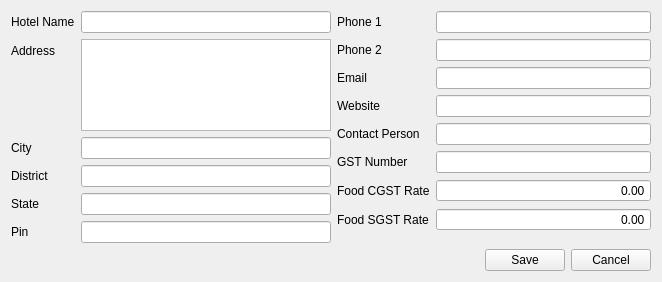
<?xml version="1.0" encoding="UTF-8"?>
<ui version="4.0">
 <class>HotelInfo</class>
 <widget class="QWidget" name="HotelInfo">
  <property name="geometry">
   <rect>
    <x>0</x>
    <y>0</y>
    <width>662</width>
    <height>282</height>
   </rect>
  </property>
  <property name="windowTitle">
   <string>Hotel Information</string>
  </property>
  <layout class="QVBoxLayout" name="verticalLayout">
   <item>
    <layout class="QHBoxLayout" name="horizontalLayout">
     <item>
      <layout class="QFormLayout" name="formLayout">
       <item row="0" column="0">
        <widget class="QLabel" name="label">
         <property name="text">
          <string>Hotel Name</string>
         </property>
        </widget>
       </item>
       <item row="0" column="1">
        <widget class="QLineEdit" name="hotelName">
         <property name="minimumSize">
          <size>
           <width>150</width>
           <height>0</height>
          </size>
         </property>
         <property name="maximumSize">
          <size>
           <width>250</width>
           <height>16777215</height>
          </size>
         </property>
        </widget>
       </item>
       <item row="1" column="0">
        <widget class="QLabel" name="label_2">
         <property name="text">
          <string>Address</string>
         </property>
        </widget>
       </item>
       <item row="1" column="1">
        <widget class="QTextEdit" name="address">
         <property name="minimumSize">
          <size>
           <width>150</width>
           <height>0</height>
          </size>
         </property>
         <property name="maximumSize">
          <size>
           <width>250</width>
           <height>16777215</height>
          </size>
         </property>
        </widget>
       </item>
       <item row="2" column="0">
        <widget class="QLabel" name="label_8">
         <property name="text">
          <string>City</string>
         </property>
        </widget>
       </item>
       <item row="2" column="1">
        <widget class="QLineEdit" name="city">
         <property name="minimumSize">
          <size>
           <width>150</width>
           <height>0</height>
          </size>
         </property>
         <property name="maximumSize">
          <size>
           <width>250</width>
           <height>16777215</height>
          </size>
         </property>
        </widget>
       </item>
       <item row="3" column="0">
        <widget class="QLabel" name="label_9">
         <property name="text">
          <string>District</string>
         </property>
        </widget>
       </item>
       <item row="3" column="1">
        <widget class="QLineEdit" name="dist">
         <property name="minimumSize">
          <size>
           <width>150</width>
           <height>0</height>
          </size>
         </property>
         <property name="maximumSize">
          <size>
           <width>250</width>
           <height>16777215</height>
          </size>
         </property>
        </widget>
       </item>
       <item row="4" column="0">
        <widget class="QLabel" name="label_10">
         <property name="text">
          <string>State</string>
         </property>
        </widget>
       </item>
       <item row="4" column="1">
        <widget class="QLineEdit" name="state">
         <property name="minimumSize">
          <size>
           <width>150</width>
           <height>0</height>
          </size>
         </property>
         <property name="maximumSize">
          <size>
           <width>250</width>
           <height>16777215</height>
          </size>
         </property>
        </widget>
       </item>
       <item row="5" column="0">
        <widget class="QLabel" name="label_11">
         <property name="text">
          <string>Pin</string>
         </property>
        </widget>
       </item>
       <item row="5" column="1">
        <widget class="QLineEdit" name="pin">
         <property name="minimumSize">
          <size>
           <width>150</width>
           <height>0</height>
          </size>
         </property>
         <property name="maximumSize">
          <size>
           <width>250</width>
           <height>16777215</height>
          </size>
         </property>
        </widget>
       </item>
      </layout>
     </item>
     <item>
      <layout class="QFormLayout" name="formLayout_2">
       <item row="0" column="0">
        <widget class="QLabel" name="label_3">
         <property name="text">
          <string>Phone 1</string>
         </property>
        </widget>
       </item>
       <item row="0" column="1">
        <widget class="QLineEdit" name="phone1">
         <property name="minimumSize">
          <size>
           <width>150</width>
           <height>0</height>
          </size>
         </property>
         <property name="maximumSize">
          <size>
           <width>250</width>
           <height>16777215</height>
          </size>
         </property>
        </widget>
       </item>
       <item row="1" column="0">
        <widget class="QLabel" name="label_4">
         <property name="text">
          <string>Phone 2</string>
         </property>
        </widget>
       </item>
       <item row="1" column="1">
        <widget class="QLineEdit" name="phone2">
         <property name="minimumSize">
          <size>
           <width>150</width>
           <height>0</height>
          </size>
         </property>
         <property name="maximumSize">
          <size>
           <width>250</width>
           <height>16777215</height>
          </size>
         </property>
        </widget>
       </item>
       <item row="2" column="0">
        <widget class="QLabel" name="label_5">
         <property name="text">
          <string>Email</string>
         </property>
        </widget>
       </item>
       <item row="2" column="1">
        <widget class="QLineEdit" name="email">
         <property name="minimumSize">
          <size>
           <width>150</width>
           <height>0</height>
          </size>
         </property>
         <property name="maximumSize">
          <size>
           <width>250</width>
           <height>16777215</height>
          </size>
         </property>
        </widget>
       </item>
       <item row="3" column="0">
        <widget class="QLabel" name="label_6">
         <property name="text">
          <string>Website</string>
         </property>
        </widget>
       </item>
       <item row="3" column="1">
        <widget class="QLineEdit" name="website">
         <property name="minimumSize">
          <size>
           <width>150</width>
           <height>0</height>
          </size>
         </property>
         <property name="maximumSize">
          <size>
           <width>250</width>
           <height>16777215</height>
          </size>
         </property>
        </widget>
       </item>
       <item row="4" column="0">
        <widget class="QLabel" name="label_7">
         <property name="text">
          <string>Contact Person</string>
         </property>
        </widget>
       </item>
       <item row="4" column="1">
        <widget class="QLineEdit" name="cperson">
         <property name="minimumSize">
          <size>
           <width>150</width>
           <height>0</height>
          </size>
         </property>
         <property name="maximumSize">
          <size>
           <width>250</width>
           <height>16777215</height>
          </size>
         </property>
        </widget>
       </item>
       <item row="5" column="0">
        <widget class="QLabel" name="label_12">
         <property name="text">
          <string>GST Number</string>
         </property>
        </widget>
       </item>
       <item row="5" column="1">
        <widget class="QLineEdit" name="taxId">
         <property name="minimumSize">
          <size>
           <width>150</width>
           <height>0</height>
          </size>
         </property>
         <property name="maximumSize">
          <size>
           <width>250</width>
           <height>16777215</height>
          </size>
         </property>
        </widget>
       </item>
       <item row="6" column="0">
        <widget class="QLabel" name="label_13">
         <property name="text">
          <string>Food CGST Rate</string>
         </property>
        </widget>
       </item>
       <item row="6" column="1">
        <widget class="QDoubleSpinBox" name="fCgstrate">
         <property name="alignment">
          <set>Qt::AlignRight|Qt::AlignTrailing|Qt::AlignVCenter</set>
         </property>
         <property name="buttonSymbols">
          <enum>QAbstractSpinBox::NoButtons</enum>
         </property>
        </widget>
       </item>
       <item row="7" column="0">
        <widget class="QLabel" name="label_14">
         <property name="text">
          <string>Food SGST Rate</string>
         </property>
        </widget>
       </item>
       <item row="7" column="1">
        <widget class="QDoubleSpinBox" name="fSgstRate">
         <property name="alignment">
          <set>Qt::AlignRight|Qt::AlignTrailing|Qt::AlignVCenter</set>
         </property>
         <property name="buttonSymbols">
          <enum>QAbstractSpinBox::NoButtons</enum>
         </property>
        </widget>
       </item>
      </layout>
     </item>
    </layout>
   </item>
   <item>
    <layout class="QGridLayout" name="gridLayout">
     <item row="0" column="0">
      <spacer name="horizontalSpacer">
       <property name="orientation">
        <enum>Qt::Horizontal</enum>
       </property>
       <property name="sizeHint" stdset="0">
        <size>
         <width>40</width>
         <height>20</height>
        </size>
       </property>
      </spacer>
     </item>
     <item row="0" column="1">
      <widget class="QPushButton" name="saveInfoBtn">
       <property name="text">
        <string>Save</string>
       </property>
      </widget>
     </item>
     <item row="0" column="2">
      <widget class="QPushButton" name="cancelBtn">
       <property name="text">
        <string>Cancel</string>
       </property>
      </widget>
     </item>
    </layout>
   </item>
  </layout>
 </widget>
 <resources/>
 <connections/>
</ui>
